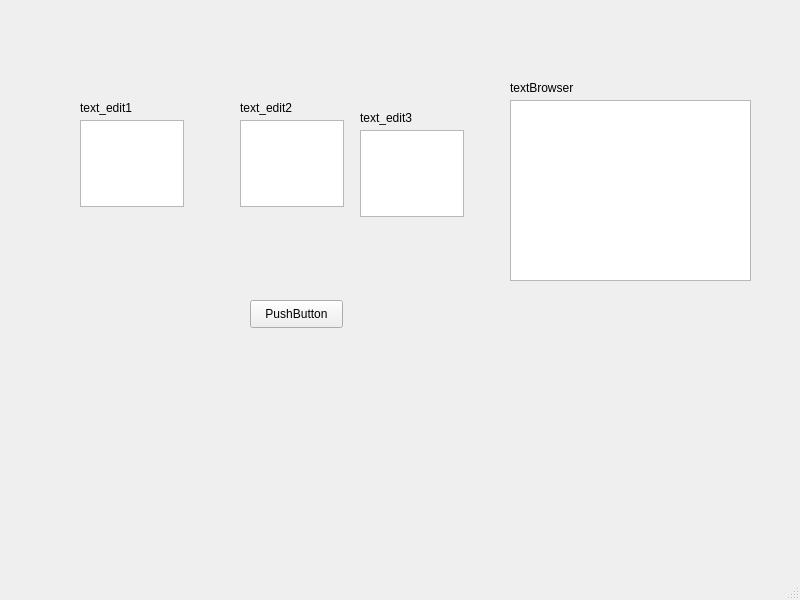
<?xml version="1.0" encoding="UTF-8"?>
<ui version="4.0">
 <class>MainWindow</class>
 <widget class="QMainWindow" name="MainWindow">
  <property name="geometry">
   <rect>
    <x>0</x>
    <y>0</y>
    <width>800</width>
    <height>600</height>
   </rect>
  </property>
  <property name="windowTitle">
   <string>MainWindow</string>
  </property>
  <widget class="QWidget" name="centralwidget">
   <widget class="QTextEdit" name="textEdit">
    <property name="geometry">
     <rect>
      <x>80</x>
      <y>120</y>
      <width>104</width>
      <height>87</height>
     </rect>
    </property>
    <property name="html">
     <string>&lt;!DOCTYPE HTML PUBLIC &quot;-//W3C//DTD HTML 4.0//EN&quot; &quot;http://www.w3.org/TR/REC-html40/strict.dtd&quot;&gt;
&lt;html&gt;&lt;head&gt;&lt;meta name=&quot;qrichtext&quot; content=&quot;1&quot; /&gt;&lt;style type=&quot;text/css&quot;&gt;
p, li { white-space: pre-wrap; }
&lt;/style&gt;&lt;/head&gt;&lt;body style=&quot; font-family:'SimSun'; font-size:9pt; font-weight:400; font-style:normal;&quot;&gt;
&lt;p style=&quot;-qt-paragraph-type:empty; margin-top:0px; margin-bottom:0px; margin-left:0px; margin-right:0px; -qt-block-indent:0; text-indent:0px;&quot;&gt;&lt;br /&gt;&lt;/p&gt;
&lt;p style=&quot;-qt-paragraph-type:empty; margin-top:0px; margin-bottom:0px; margin-left:0px; margin-right:0px; -qt-block-indent:0; text-indent:0px;&quot;&gt;&lt;br /&gt;&lt;/p&gt;&lt;/body&gt;&lt;/html&gt;</string>
    </property>
   </widget>
   <widget class="QTextEdit" name="textEdit_2">
    <property name="geometry">
     <rect>
      <x>240</x>
      <y>120</y>
      <width>104</width>
      <height>87</height>
     </rect>
    </property>
   </widget>
   <widget class="QTextEdit" name="textEdit_3">
    <property name="geometry">
     <rect>
      <x>360</x>
      <y>130</y>
      <width>104</width>
      <height>87</height>
     </rect>
    </property>
   </widget>
   <widget class="QTextEdit" name="textBrowser">
    <property name="geometry">
     <rect>
      <x>510</x>
      <y>100</y>
      <width>241</width>
      <height>181</height>
     </rect>
    </property>
   </widget>
   <widget class="QPushButton" name="pushButton">
    <property name="geometry">
     <rect>
      <x>250</x>
      <y>300</y>
      <width>93</width>
      <height>28</height>
     </rect>
    </property>
    <property name="text">
     <string>PushButton</string>
    </property>
   </widget>
   <widget class="QLabel" name="label">
    <property name="geometry">
     <rect>
      <x>80</x>
      <y>100</y>
      <width>72</width>
      <height>15</height>
     </rect>
    </property>
    <property name="text">
     <string>text_edit1</string>
    </property>
   </widget>
   <widget class="QLabel" name="label_2">
    <property name="geometry">
     <rect>
      <x>240</x>
      <y>100</y>
      <width>72</width>
      <height>15</height>
     </rect>
    </property>
    <property name="text">
     <string>text_edit2</string>
    </property>
   </widget>
   <widget class="QLabel" name="label_3">
    <property name="geometry">
     <rect>
      <x>510</x>
      <y>80</y>
      <width>72</width>
      <height>15</height>
     </rect>
    </property>
    <property name="text">
     <string>textBrowser</string>
    </property>
   </widget>
   <widget class="QLabel" name="label_4">
    <property name="geometry">
     <rect>
      <x>360</x>
      <y>110</y>
      <width>72</width>
      <height>15</height>
     </rect>
    </property>
    <property name="text">
     <string>text_edit3</string>
    </property>
   </widget>
  </widget>
  <widget class="QMenuBar" name="menubar">
   <property name="geometry">
    <rect>
     <x>0</x>
     <y>0</y>
     <width>800</width>
     <height>23</height>
    </rect>
   </property>
  </widget>
  <widget class="QStatusBar" name="statusbar"/>
 </widget>
 <resources/>
 <connections/>
</ui>
